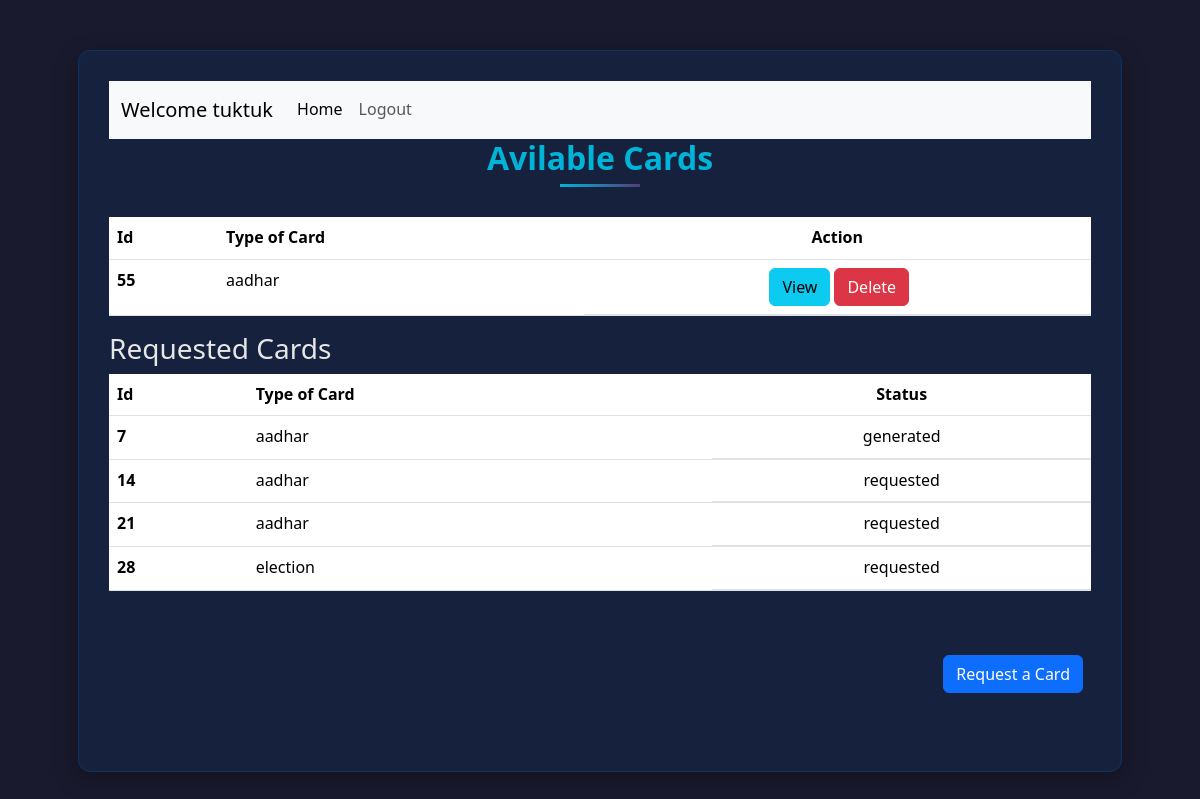
Screenshot of /home/4 with the database file from the repository.
### application/models.py (models this page shows)
class User(db.Model):
    id = db.Column(db.Integer(), primary_key=True)
    username = db.Column(db.String(), unique=True, nullable=False)
    email = db.Column(db.String(), unique=True, nullable=False)
    password = db.Column(db.String(),nullable=False)
    type = db.Column(db.String(), default="general")
    detais = db.relationship("Info", backref="creator")

class Info(db.Model):
    id = db.Column(db.Integer(), primary_key=True)
    atr_name = db.Column(db.String(), nullable=False)
    atr_value = db.Column(db.String(), nullable=False)
    c_name = db.Column(db.String(), nullable=False)
    user_id = db.Column(db.Integer(), db.ForeignKey("user.id"), nullable=False)

### application/controllers.py (the view)
@app.route("/home/<int:user_id>")
def user_dash(user_id):
    this_user = User.query.filter_by(id = user_id).first()
    all_info = Info.query.all()
    return render_template("user_dash.html", this_user=this_user, all_info=all_info)

### templates/user_dash.html (shortened to what this page needs)
<!DOCTYPE html>
<html lang="eng">
<head>
    <link href="https://cdn.jsdelivr.net/npm/bootstrap@5.3.3/dist/css/bootstrap.min.css" rel="stylesheet"
>
    <link rel="stylesheet" href="/static/style.css">
</head>
<body>
    <div id="main">
        <div id="canvas">
            <nav class="navbar navbar-expand-lg bg-body-tertiary">
                <div class="container-fluid">
                    <a class="navbar-brand" href="/user">Welcome {{this_user.username}}</a>
                    <div class="collapse navbar-collapse" id="navbarSupportedContent">
                        <ul class="navbar-nav me-auto mb-2 mb-lg-0">
                            <li class="nav-item">
                                <a class="nav-link active" aria-current="page" href="/">Home</a>
                            </li>
                            <li class="nav-item">
                                <a class="nav-link unactive" aria-current="page" href="/logout">Logout</a>
                            </li>
                        </ul>
                    </div>
                </div>
            </nav>
            <div id="content">
                <h3 class="heading">Avilable Cards</h3>
                <div class="table">
                    <table class="table">
                        <thead>
                            <tr>
                                <th scope="col">Id</th>
                                <th scope="col">Type of Card</th>
                                <th class="text-center" scope="col">Action</th>
                            </tr>
                        </thead>
                        {% for info in this_user.detais %}
                            {% if info.atr_value == "generated" %}
                                <tbody>
                                    <tr>
                                        <th scope="row">{{info.id}}</th>
                                        <td>{{info.c_name}}</td>
                                        <td class="d-flex justify-content-center">
                                            <a type="button" class="btn btn-info mx-1" href="/view/{{info.c_name}}/{{info.user_id}}">View</a>
                                            <a type="button" class="btn btn-danger" href="">Delete</a>
                                        </td>
                                    </tr>
                            {% endif %}
                        {% endfor %}
                        </tbody>
                    </table>
                </div>
                <h3>Requested Cards</h3>
                <div class="table">
                    <table class="table">
                        <thead>
                            <tr>
                                <th scope="col">Id</th>
                                <th scope="col">Type of Card</th>
                                <th class="text-center" scope="col">Status</th>
                            </tr>
                        </thead>
                        <tbody>
                            {% for info in this_user.detais %}
                                {% if info.atr_name == "status" %}
                                    <tr>
                                        <th scope="row">{{loop.index}}</th>
                                        <td>{{info.c_name}}</td>
                                        <td class="d-flex justify-content-center">
                                            {{info.atr_value}}
                                        </td>
                                    </tr>
                                {% endif %}
                            {% endfor %}
                        </tbody>
                    </table>
                </div>
                <div class="text-end ">
                    <a type="button" class="btn btn-primary mx-2 my-5" href="/register_card/{{this_user.id}}">Request a
                        Card</a>
                </div>
            </div>
        </div>
    </div>
</body>
</html>

### static/style.css (style rules this page uses)
:root { --bg-primary: #1a1a2e; --bg-secondary: #16213e; --accent-primary: #0f3460; --accent-secondary: #533d7b; --text-primary: #e6e6e6; --text-secondary: #b8b8b8; --highlight: #00b4d8; --shadow: rgba(0, 0, 0, 0.3); --border-radius: 12px; --transition-speed: 0.3s; }
* { margin: 0; padding: 0; box-sizing: border-box; font-family: 'Segoe UI', Tahoma, Geneva, Verdana, sans-serif; }
body { background-color: var(--bg-primary); color: var(--text-primary); min-height: 100vh; line-height: 1.6; transition: background-color var(--transition-speed); }
#main { padding: 20px; }
#canvas { width: 90%; max-width: 1200px; margin: 30px auto; min-height: 600px; background-color: var(--bg-secondary); box-shadow: 0 8px 24px var(--shadow); border-radius: var(--border-radius); padding: 30px; border: 1px solid var(--accent-primary); transition: transform var(--transition-speed), box-shadow var(--transition-speed); }
.heading { font-size: 2rem; font-weight: 600; margin-bottom: 30px; text-align: center; color: var(--highlight); position: relative; padding-bottom: 10px; }
.heading::after { content: ''; position: absolute; bottom: 0; left: 50%; transform: translateX(-50%); width: 80px; height: 3px; background: linear-gradient(90deg, var(--highlight), var(--accent-secondary)); }
#canvas, #form-body { animation: fadeIn 0.5s ease-out forwards; }

### rows the page displays
User: username "tuktuk"
Info: id "55", c_name "aadhar", atr_value "generated"
Info: c_name "aadhar", atr_value "requested"
Info: c_name "aadhar", atr_value "requested"
Info: c_name "election", atr_value "requested"
